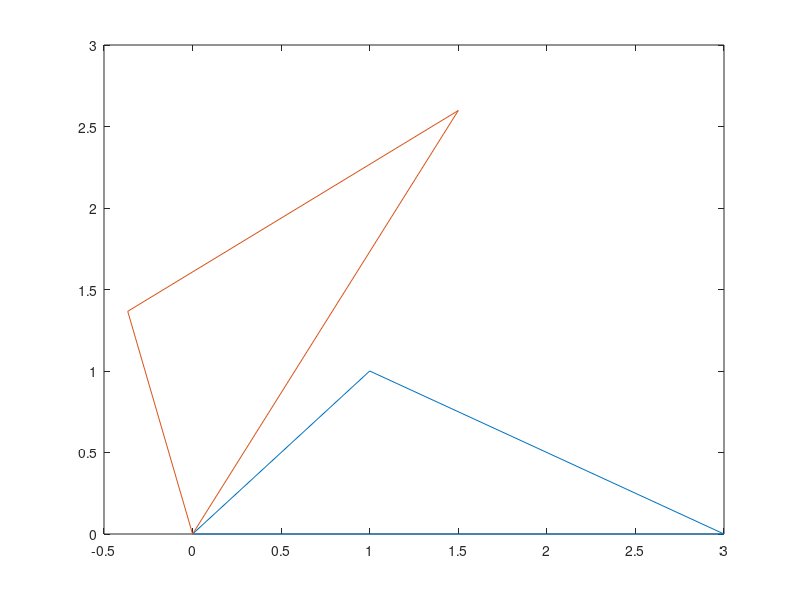

Recreate this plot in MATLAB.
%
% zyBooks practice problems 
% 5.2 MATLAB: Linear Transformations
%
% By Alexander Ahmann <alexander.ahmann@snhu.edu>
%   - GitHub: https://github.com/Alekseyyy
%

%Create the standard matrix A that rotates a point 60 degrees counterclockwise about the origin.

A = [
    cos(pi/3) -sin(pi/3);
    sin(pi/3) cos(pi/3)
]

%Create a matrix S containing the points of the triangle as the columns.

S = [
    0 1 3 0;
    0 1 0 0
]

%Perform matrix multiplication to transform each of the points in S.  Store this in T1.

T1 = A*S

%Plot the original triangle and the transformed triangle in a single graph.

plot(S(1,:), S(2,:), T1(1,:), T1(2,:))

%Do you run into any difficulties?  Explain what is happening as a comment in your code.
  % The "S" matrix was the hardest part, I had to experiment a bit with trial and error to
  % "get it right." Setting up the "A" matrix, and the computations, were easier.
